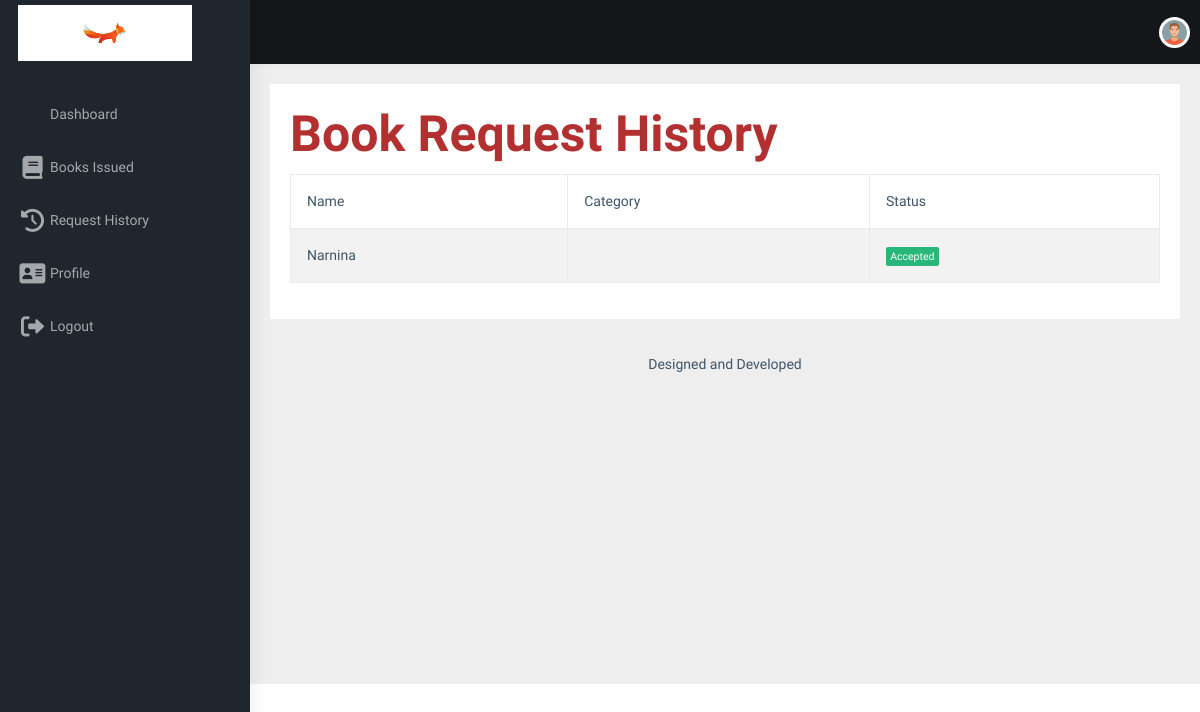
Page /student/book_request_history/ (signed in) on the earlier database version.
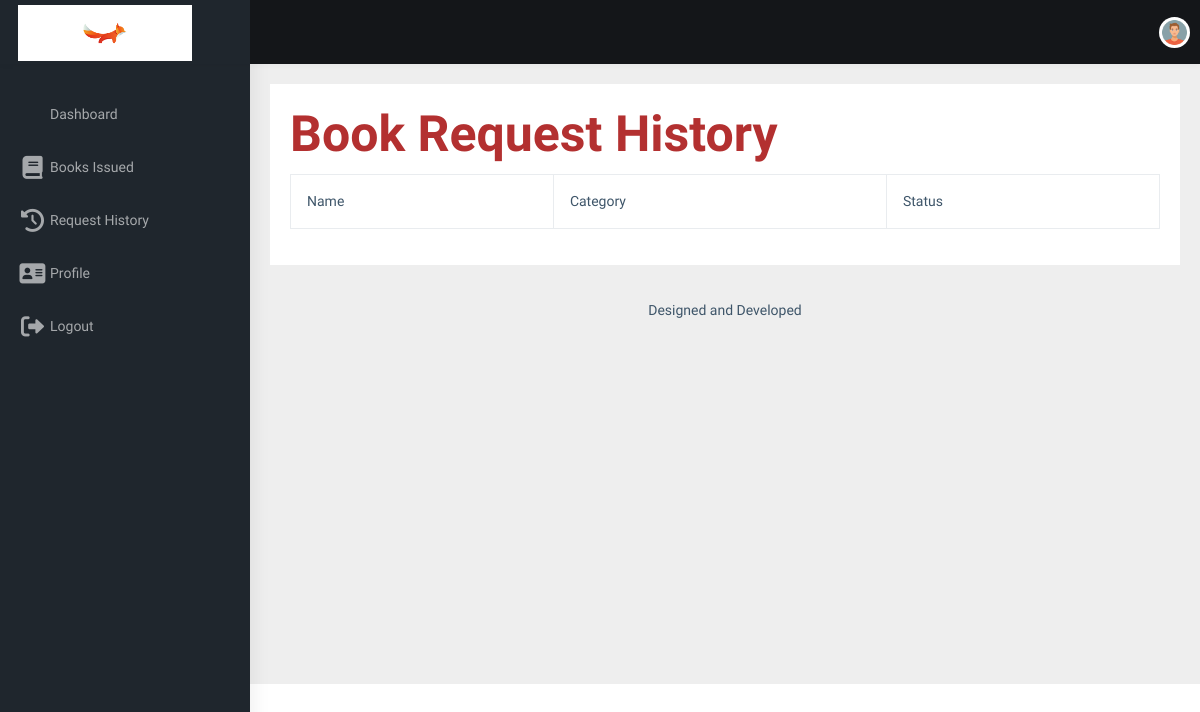
Same page on the later database version.
### home/models.py (models this page shows, shortened)
class RequestBook(models.Model):
    student_name= models.ForeignKey(Student, on_delete=models.CASCADE,null=True)
    book_name= models.ForeignKey(Book,on_delete=models.CASCADE,null=True)
    request_status = models.IntegerField(null=True,default=0)
    upto_date = models.DateField(auto_now_add=False,null=True)
    button_value=models.BooleanField(default=False)

class Book(models.Model):
    book_name = models.CharField(max_length=100,null=True)
    book_isbn = models.PositiveIntegerField()
    publisher = models.ForeignKey(BookAuthor, on_delete=models.CASCADE,null=True)
    text = models.ForeignKey(BookLanguage, on_delete=models.CASCADE,null=True)
    publication_date = models.DateField(auto_now=False,null=True)
    book_reading_age = models.CharField(max_length=100,null=True)
    book_weight = models.CharField(max_length=100,null=True)
    book_dimensions = models.CharField(max_length=100,null=True)
    book_origin = models.CharField(max_length=50,null=True)
    category = models.ForeignKey(BookCategory, null=True, blank=True,on_delete=models.CASCADE)
    book_status = models.BooleanField(default= True)
    book_description = models.CharField(max_length=250, null=True)
    book_image = models.ImageField(upload_to = 'uploads/book-cover-images/',null=True,default="static/images/default-img.png")
    book_volume = models.CharField(max_length=50,null=True)
    def __str__(self):
        return str(self.book_name)

### home/views.py (the view)
# urls.py: path('student/book_request_history/',BOOKREQUESTHISTORY,name ="bookrequesthistory"),
@login_required(login_url = 'login')
def BOOKREQUESTHISTORY(request):
    student = Student.objects.filter(user=request.user.id)
    for i in student:
        student_id = i.id
        student_book_request_history = RequestBook.objects.filter(student_name = student_id)
        context={
            'student_book_request_history':student_book_request_history
        }
    return render(request,'user/request_books_history.html',context)

### templates/user/request_books_history.html (shortened to what this page needs)
{% extends "user/student_dashboard.html" %}
{% load static %}
{% block css %}
<link rel="stylesheet" type="text/css" href="{% static 'studentdashboard/assets/extra-libs/multicheck/multicheck.css' %}">
<link href="{% static 'studentdashboard/assets/libs/datatables.net-bs4/css/dataTables.bootstrap4.css' %}" rel="stylesheet">
<link href="{% static 'studentdashboard/dist/css/style.min.css' %}" rel="stylesheet">
{% endblock css %}
{% load static %}
{% block body %}
<div class="card">
    <div class="card-body">
        <h5 class="card-title" style="font-size: 50px; color: #B33030;"> Book Request History </h5>
        <div class="table-responsive">
            <table id="zero_config" class="table table-striped table-bordered">
                <thead>
                    <tr>
                        <th>Name</th>
                        <th>Category</th>
                        <th>Status</th>
                    </tr>
                </thead>
                <tbody>
                    {% for books in student_book_request_history %}
                    <tr>
                        <td>{{books.book_name}}</td>
                        <td>{{books.book_name.main_category}}</td>
                        <td>
                            {% if books.request_status == 0 %}
                            <span class="badge bg-info ">Pending</span>
                            {% elif books.request_status == 1 %}
                            <span class="badge bg-success">Accepted</span>
                            {% else %}
                            <span class="badge bg-danger">Rejected</span>
                            {% endif %}
                        </td>
                    </tr>
                    {% endfor %}
                </tbody>
            </table>
        </div>
    </div>
</div>
{% endblock body %}

Differences in the rows shown:
removed RequestBook: book_name "Narnina", request_status "Accepted"
